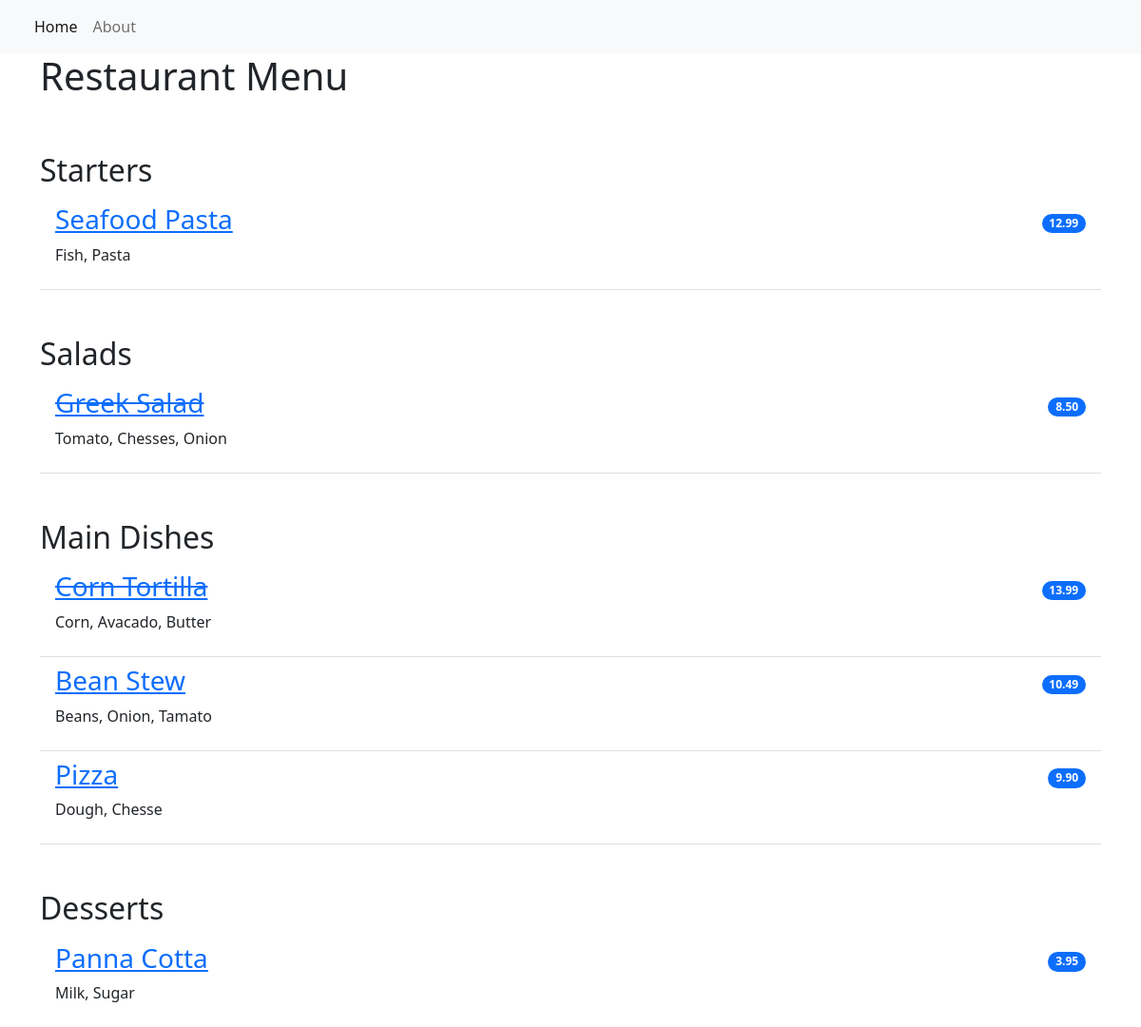
Before: / with the older database file.
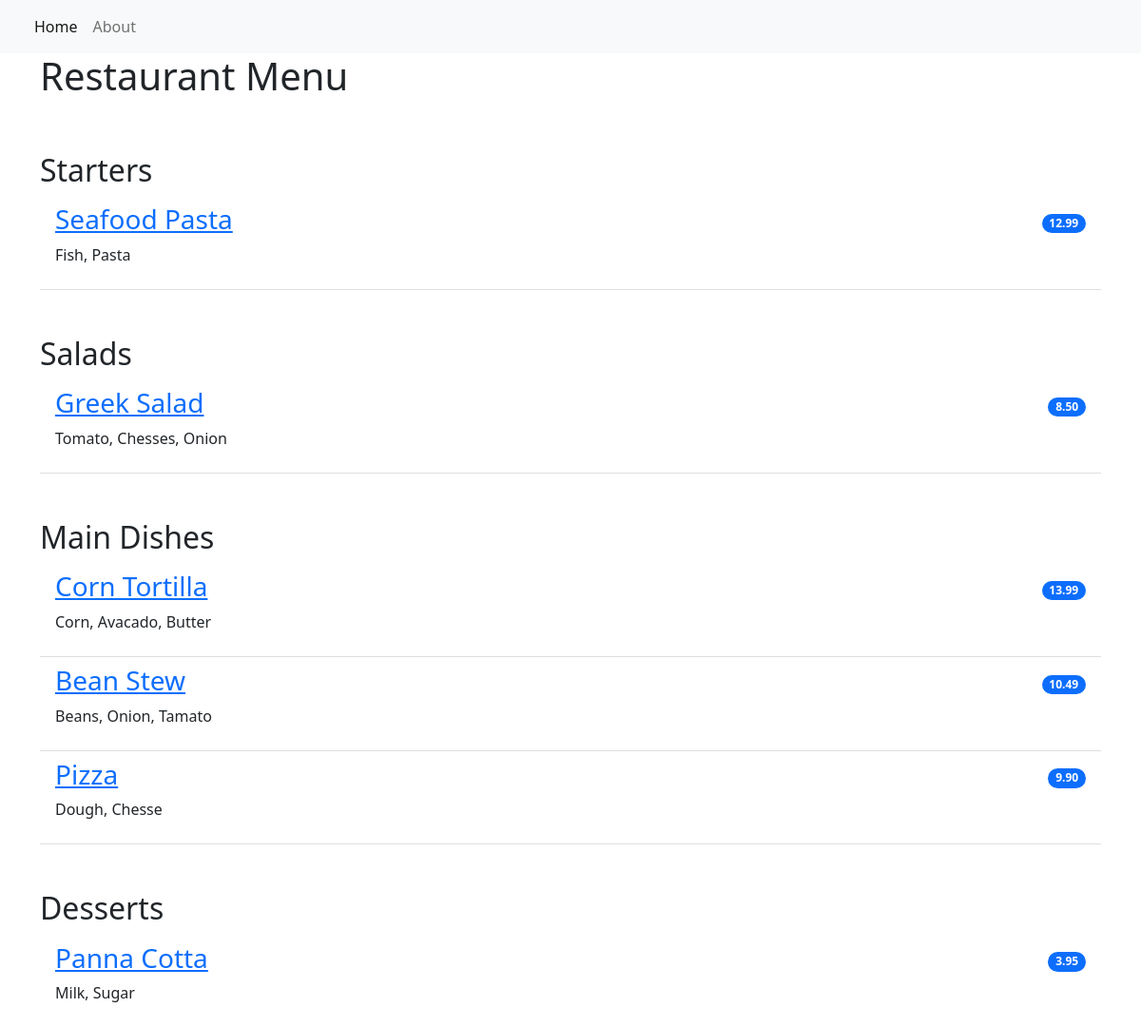
After: the same page with the newer database file.
### restaurant_menu/models.py (models this page shows, shortened)
class Item(models.Model):
    meal = models.CharField(max_length=1000, unique=True)
    description = models.CharField(max_length=2000)
    price = models.DecimalField(max_digits=10,decimal_places=2)
    meal_type = models.CharField(max_length=200,choices=MEAL_TYPE)
    author = models.ForeignKey(User, on_delete=models.PROTECT)
    status = models.IntegerField(choices=SATUS, default=1)
    date_created = models.DateTimeField(auto_now_add=True)
    date_update = models.DateTimeField(auto_now=True)

### restaurant_menu/views.py (the view)
# urls.py: path("", views.MenuList.as_view(), name='home'),
class MenuList(generic.ListView):
    queryset = Item.objects.order_by("-date_created")
    template_name = "index.html"
    def get_context_data(self, **kwargs):
        context = super().get_context_data(**kwargs)
        context["meals"] = MEAL_TYPE
        return context

### restaurant_menu/templates/index.html
{% extends 'base.html' %}
{% block content %}
<div class="container">
  <h1>Restaurant Menu</h1>
    <ul class="list-group list-group-flush">
        {% for meal in meals %}
            <h2 class="pt-5">{{ meal.1}}</h2>
                {% for row in item_list %}
                    {% if row.meal_type == meal.0 %}
                        {% if row.status == 0 %}
                        <li class="list-group-item d-flex justify-content-between align-items-center border-0 pb-0">
                            <a href="{% url 'menu_item' row.pk %}"><h3><del>{{ row.meal }}</del></h3></a>
                            <span class="badge bg-primary rounded-pill">{{ row.price }}</span>
                        </li>
                        <li class="list-group-item pt-0">
                            <p>{{ row.description }}</p>
                        </li>
                        {% else %}
                        <li class="list-group-item d-flex justify-content-between align-items-center border-0 pb-0">
                            <a href="{% url 'menu_item' row.pk %}"><h3>{{ row.meal }}</h3></a>
                            <span class="badge bg-primary rounded-pill">{{ row.price }}</span>
                        </li>
                        <li class="list-group-item pt-0">
                            <p>{{ row.description }}</p>
                        </li>
                        {% endif %}
                    {% endif %}
                {% endfor %}
        {% endfor %}
  </ul>
</div>
{% endblock content %}

Changed rows visible on the page:
changed Item "Greek Salad": status 0 → 1 (drawn)
changed Item "Corn Tortilla": status 0 → 1 (drawn)
Other visible differences:
list line gone: "Greek Salad 8.50 Tomato, Chesses, Onion"
new list line: "Greek Salad 8.50 Tomato, Chesses, Onion"
list line gone: "Corn Tortilla 13.99 Corn, Avacado, Butter"
new list line: "Corn Tortilla 13.99 Corn, Avacado, Butter"
